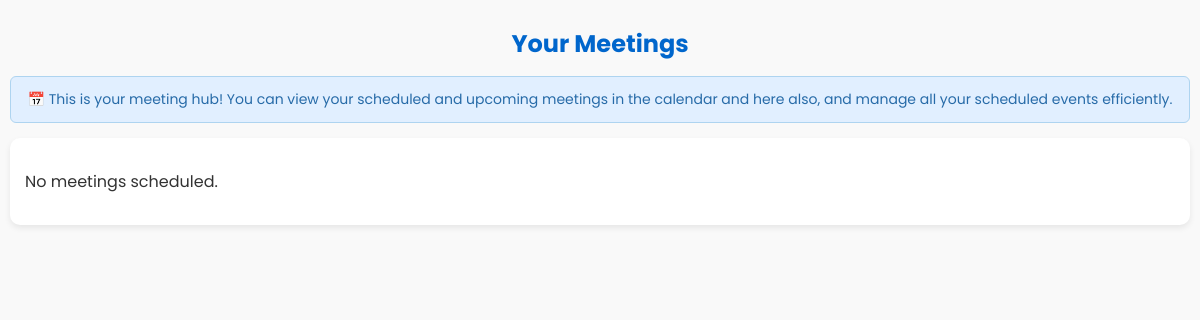
Before: /meet/user_meetings/ (signed in) with the older database file.
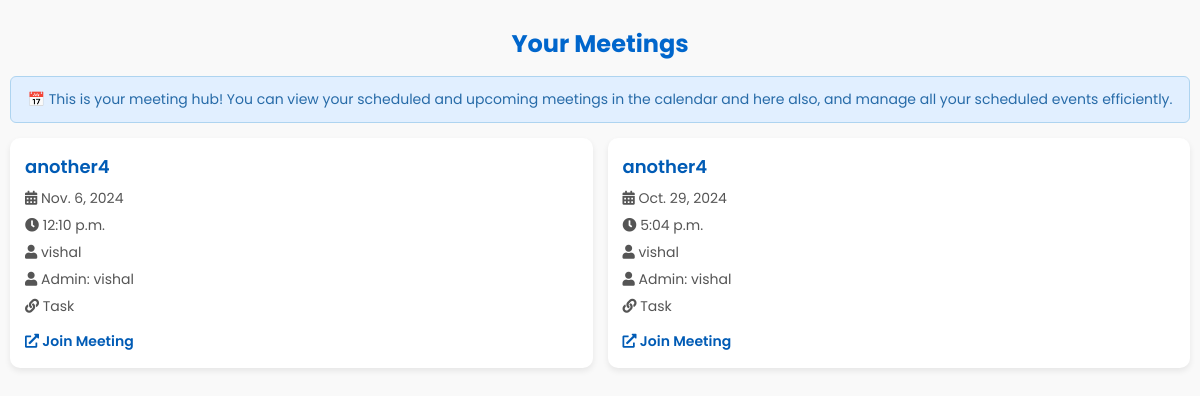
After: the same page with the newer database file.
### meet/models.py (models this page shows, shortened)
class Meeting(models.Model):
    title = models.CharField(max_length=100, null=True)
    date = models.DateField(null=True)
    time = models.TimeField(null=True)
    meeting_link=models.TextField(null=True)
    meeting_type=models.CharField(max_length=100, choices=(('Task','Task'),('Standup','Standup'),('Personal','Personal'),('Team','Team')), null=True)
    user = models.ForeignKey(User, on_delete=models.CASCADE, null=True)
    admin = models.ForeignKey(User, related_name='admin_user', on_delete=models.CASCADE, null=True)

### meet/views.py (the view)
# urls.py: path('user_meetings/',user_meetings, name='user_meetings'),
def user_meetings(request):
    meetings=Meeting.objects.filter(user=request.user)
    return render(request,'meet/user_meetings.html',{'meetings':meetings})

### meet/templates/meet/user_meetings.html (shortened to what this page needs)
<!DOCTYPE html>
<html lang="en">
<head>
    <link rel="stylesheet" href="https://cdnjs.cloudflare.com/ajax/libs/font-awesome/5.15.4/css/all.min.css">
</head>
<body>
    <h1>Your Meetings</h1>
    <div class="alert">
        📅 This is your meeting hub! You can view your scheduled and upcoming meetings in the calendar and here also, and manage all your scheduled events efficiently.
    </div>
    <div class="meetings-container">
        {% for meeting in meetings %}
            <div class="meeting-card">
                <div class="meeting-title">{{ meeting.title }}</div>
                <div class="meeting-details"><i class="fas fa-calendar-alt"></i> {{ meeting.date }}</div>
                <div class="meeting-details"><i class="fas fa-clock"></i> {{ meeting.time }}</div>
                <div class="meeting-details"><i class="fas fa-user"></i> {{ meeting.user.username }}</div>
                <div class="meeting-details"><i class="fas fa-user"></i> Admin: {{ meeting.admin.username }}</div>
                <div class="meeting-details"><i class="fas fa-link"></i> {{ meeting.meeting_type }}</div>
                <a href="{{ meeting.meeting_link }}" class="meeting-link"><i class="fas fa-external-link-alt"></i> Join Meeting</a>
            </div>
        {% empty %}
            <div class="meeting-card">
                <p>No meetings scheduled.</p>
            </div>
        {% endfor %}
    </div>
</body>
</html>

### meet/templates/meet/user_meetings.html (style rules this page uses)
body { font-family: 'Poppins', sans-serif; background-color: #f9f9f9; color: #333; margin: 0; padding: 10px; }
h1 { font-size: 24px; text-align: center; color: #0066cc; margin-bottom: 15px; }
.alert { background-color: #e1efff; color: #276ba8; padding: 12px; border-radius: 6px; margin-bottom: 15px; border: 1px solid #aed4f0; font-size: 14px; text-align: center; }
.meetings-container { display: grid; grid-template-columns: repeat(auto-fit, minmax(250px, 1fr)); gap: 15px; margin-top: 15px; }
.meeting-card { background-color: #fff; border-radius: 10px; box-shadow: 0 3px 6px rgba(0, 0, 0, 0.08); padding: 15px; transition: transform 0.25s ease-in-out; }
.meeting-title { font-size: 18px; font-weight: 600; color: #005bb5; margin-bottom: 8px; }
.meeting-details { font-size: 14px; margin-bottom: 6px; color: #555; }
.meeting-link { text-decoration: none; color: #005bb5; font-weight: 600; display: inline-block; font-size: 14px; margin-top: 8px; transition: color 0.25s ease-in-out; }

Changed rows visible on the page:
added Meeting: title "another4", date "Nov. 6, 2024", time "12:10 p.m.", user.username "vishal", admin.username "vishal", meeting_type "Task"
added Meeting: title "another4", date "Oct. 29, 2024", time "5:04 p.m.", user.username "vishal", admin.username "vishal", meeting_type "Task"
Other visible differences:
text no longer shown: "No meetings scheduled."
